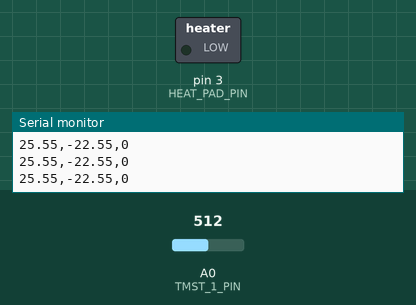
The sketch below on a simulated Arduino Uno, built with avr-gcc and run on an emulated ATmega328P. On the bench: switched loads named in the sketch (green lamp = pin HIGH), the last lines printed to the serial monitor. The inputs (shaded band) are chosen by the test bench; at power-on: A0 (TMST_1_PIN) = 512.

Above: at 1.2 s.
1.3 s: A0 (TMST_1_PIN) set to 900
At 2.0 s:
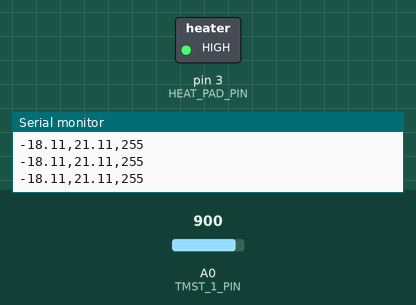
2.9 s: A0 (TMST_1_PIN) set to 770
4.4 s: A0 (TMST_1_PIN) set to 757
At 6.0 s:
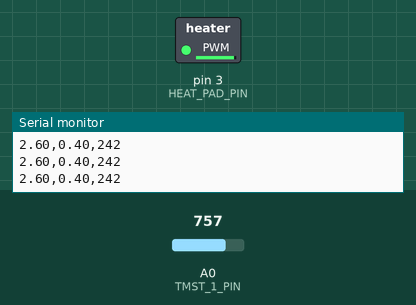
Timing chart, 0 to 7.5 s (numbered marks = the images above; inputs shaded):
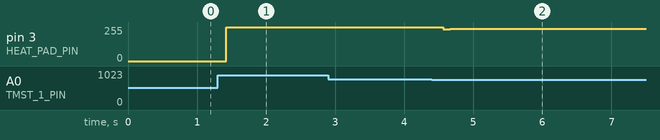

The sketch:

heatpad_block.ino
```cpp
/*
 * For Part 2 of the lab, controlling temperature at end of aluminum block.
 * For 2a @ 30C, kp = 600, ki = kd = 0
 * For 2b @ 3C, kp = 600, ki = 0, kd = 200
 */

//PID constants
double kp = 600;
double ki = 0;
double kd = 200;
// desired temperature in celsius
int setPoint = 3;

unsigned long currentTime, previousTime;
double elapsedTime;
double error;
double lastError;
double cumError, rateError;

// Logarithmic Thermistor calibration
#define TMST_LOG_SLOPE -22.025
#define TMST_LOG_INT 228.406

// Thermistor pins
const int TMST_1_PIN = 0;
const int TMST_2_PIN = 1;
const int TMST_3_PIN = 2;

// ADC Resolution
const double ADC_RES = 1024.0;

// Heat pad pin
const int HEAT_PAD_PIN = 3;

void setup() {
  Serial.begin(9600);
  Serial.println("Program started...");

  pinMode(HEAT_PAD_PIN, OUTPUT);
  pinMode(TMST_1_PIN, INPUT);
  pinMode(TMST_2_PIN, INPUT);
  pinMode(TMST_3_PIN, INPUT);
}

void loop(){
  double tmst_1_raw = (double) analogRead(TMST_1_PIN);
  double r = 10000.0 * tmst_1_raw / (ADC_RES - tmst_1_raw);
  double input = TMST_LOG_SLOPE * log(r) + TMST_LOG_INT;

  int out = computePID(input);
  if(out > 255) {
    out = 255;
  } else if(out < 0) {
    out = 0;
  }

  //Serial.print("input: ");
  Serial.print(input);
  //Serial.print("\terror: ");
  Serial.print(",");
  Serial.print(error);
  //Serial.print("\toutput: ");
  Serial.print(",");
  Serial.print(out);
  Serial.println();

  delay(100);
  analogWrite(HEAT_PAD_PIN, out);
}

double computePID(double inp){
  currentTime = millis();                               //get current time
  elapsedTime = (double)(currentTime - previousTime);   //compute time elapsed from previous computation

  error = setPoint - inp;                               // determine error
  cumError += error * elapsedTime;                      // compute integral
  rateError = (error - lastError)/elapsedTime;          // compute derivative

  double out = kp*error + ki*cumError + kd*rateError;   //PID output

  lastError = error;                                    //remember current error
  previousTime = currentTime;                           //remember current time

  return out;                                           //have function return the PID output
}
```

Measured:
- after the input at 1.3 s, pin 3 (HEAT_PAD_PIN): 0/255 → 255/255 after 0.12 s
- after the input at 4.4 s, pin 3 (HEAT_PAD_PIN): 255/255 → 239/255 after 0.16 s, → 242/255 0.10 s later
